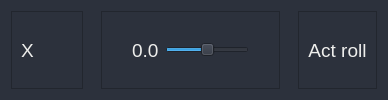
                     <widget class="QFrame" name="frame_eef_row_1">
                      <property name="minimumSize">
                       <size>
                        <width>0</width>
                        <height>50</height>
                       </size>
                      </property>
                      <property name="styleSheet">
                       <string notr="true">background-color: rgb(44, 49, 60);</string>
                      </property>
                      <property name="frameShape">
                       <enum>QFrame::NoFrame</enum>
                      </property>
                      <property name="frameShadow">
                       <enum>QFrame::Plain</enum>
                      </property>
                      <layout class="QHBoxLayout" name="horizontalLayout_120">
                       <property name="spacing">
                        <number>9</number>
                       </property>
                       <item>
                        <widget class="QFrame" name="frame_joint_seg1_ID_15">
                         <property name="minimumSize">
                          <size>
                           <width>0</width>
                           <height>0</height>
                          </size>
                         </property>
                         <property name="maximumSize">
                          <size>
                           <width>16777215</width>
                           <height>16777215</height>
                          </size>
                         </property>
                         <property name="frameShape">
                          <enum>QFrame::StyledPanel</enum>
                         </property>
                         <property name="frameShadow">
                          <enum>QFrame::Raised</enum>
                         </property>
                         <layout class="QHBoxLayout" name="horizontalLayout_121">
                          <property name="spacing">
                           <number>9</number>
                          </property>
                          <property name="topMargin">
                           <number>0</number>
                          </property>
                          <property name="rightMargin">
                           <number>48</number>
                          </property>
                          <property name="bottomMargin">
                           <number>0</number>
                          </property>
                          <item>
                           <widget class="QLabel" name="label_48">
                            <property name="font">
                             <font>
                              <pointsize>14</pointsize>
                             </font>
                            </property>
                            <property name="styleSheet">
                             <string notr="true">color: rgb(238, 238, 236);</string>
                            </property>
                            <property name="text">
                             <string>X</string>
                            </property>
                           </widget>
                          </item>
                         </layout>
                        </widget>
                       </item>
                       <item>
                        <widget class="QFrame" name="frame_joint_seg1_setRoll_15">
                         <property name="minimumSize">
                          <size>
                           <width>0</width>
                           <height>0</height>
                          </size>
                         </property>
                         <property name="maximumSize">
                          <size>
                           <width>500</width>
                           <height>16777215</height>
                          </size>
                         </property>
                         <property name="frameShape">
                          <enum>QFrame::NoFrame</enum>
                         </property>
                         <property name="frameShadow">
                          <enum>QFrame::Plain</enum>
                         </property>
                         <layout class="QHBoxLayout" name="horizontalLayout_122">
                          <property name="topMargin">
                           <number>0</number>
                          </property>
                          <property name="bottomMargin">
                           <number>0</number>
                          </property>
                          <item>
                           <widget class="QFrame" name="frame_38">
                            <property name="frameShape">
                             <enum>QFrame::StyledPanel</enum>
                            </property>
                            <property name="frameShadow">
                             <enum>QFrame::Raised</enum>
                            </property>
                            <layout class="QHBoxLayout" name="horizontalLayout_123">
                             <property name="spacing">
                              <number>6</number>
                             </property>
                             <property name="leftMargin">
                              <number>30</number>
                             </property>
                             <property name="topMargin">
                              <number>0</number>
                             </property>
                             <property name="rightMargin">
                              <number>30</number>
                             </property>
                             <property name="bottomMargin">
                              <number>0</number>
                             </property>
                             <item>
                              <widget class="QLabel" name="label_seg1_setRoll_slider_15">
                               <property name="font">
                                <font>
                                 <pointsize>14</pointsize>
                                </font>
                               </property>
                               <property name="styleSheet">
                                <string notr="true">color: rgb(238, 238, 236);</string>
                               </property>
                               <property name="text">
                                <string>0.0</string>
                               </property>
                              </widget>
                             </item>
                             <item>
                              <widget class="QSlider" name="slider_seg1_setRoll_15">
                               <property name="maximumSize">
                                <size>
                                 <width>16777215</width>
                                 <height>16777215</height>
                                </size>
                               </property>
                               <property name="minimum">
                                <number>-20</number>
                               </property>
                               <property name="maximum">
                                <number>20</number>
                               </property>
                               <property name="orientation">
                                <enum>Qt::Horizontal</enum>
                               </property>
                              </widget>
                             </item>
                            </layout>
                           </widget>
                          </item>
                         </layout>
                        </widget>
                       </item>
                       <item>
                        <widget class="QFrame" name="frame_joint_seg1_ActRoll_15">
                         <property name="frameShape">
                          <enum>QFrame::StyledPanel</enum>
                         </property>
                         <property name="frameShadow">
                          <enum>QFrame::Raised</enum>
                         </property>
                         <layout class="QHBoxLayout" name="horizontalLayout_124">
                          <property name="leftMargin">
                           <number>9</number>
                          </property>
                          <property name="topMargin">
                           <number>0</number>
                          </property>
                          <property name="bottomMargin">
                           <number>0</number>
                          </property>
                          <item>
                           <widget class="QLabel" name="Label_x_actual">
                            <property name="font">
                             <font>
                              <pointsize>14</pointsize>
                             </font>
                            </property>
                            <property name="layoutDirection">
                             <enum>Qt::LeftToRight</enum>
                            </property>
                            <property name="styleSheet">
                             <string notr="true">color: rgb(238, 238, 236);</string>
                            </property>
                            <property name="text">
                             <string>Act roll</string>
                            </property>
                            <property name="alignment">
                             <set>Qt::AlignCenter</set>
                            </property>
                           </widget>
                          </item>
                         </layout>
                        </widget>
                       </item>
                      </layout>
                     </widget>
